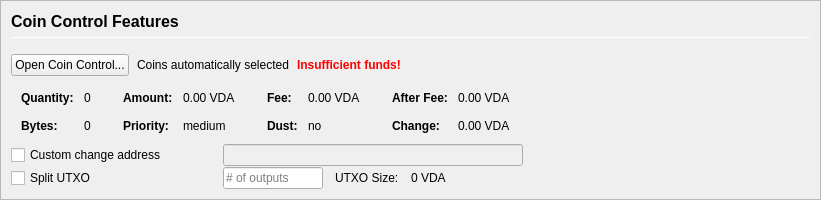
         <widget class="QFrame" name="frameCoinControl">
          <property name="sizePolicy">
           <sizepolicy hsizetype="Expanding" vsizetype="Expanding">
            <horstretch>0</horstretch>
            <verstretch>0</verstretch>
           </sizepolicy>
          </property>
          <property name="maximumSize">
           <size>
            <width>16777215</width>
            <height>16777215</height>
           </size>
          </property>
          <property name="frameShape">
           <enum>QFrame::StyledPanel</enum>
          </property>
          <property name="frameShadow">
           <enum>QFrame::Sunken</enum>
          </property>
          <layout class="QVBoxLayout" name="verticalLayoutCoinControl2">
           <property name="spacing">
            <number>0</number>
           </property>
           <property name="margin">
            <number>0</number>
           </property>
           <item>
            <widget class="QFrame" name="frameCoinControl_BG">
             <layout class="QVBoxLayout" name="verticalLayoutCoinControl" stretch="0,0,0,0,0,0">
              <property name="spacing">
               <number>1</number>
              </property>
              <property name="leftMargin">
               <number>10</number>
              </property>
              <property name="topMargin">
               <number>10</number>
              </property>
              <item>
               <layout class="QHBoxLayout" name="horizontalLayoutCoinControl1">
                <property name="bottomMargin">
                 <number>15</number>
                </property>
                <item>
                 <layout class="QVBoxLayout" name="verticalLayout_3">
                  <property name="spacing">
                   <number>6</number>
                  </property>
                  <item>
                   <widget class="QLabel" name="labelCoinControlFeatures">
                    <property name="sizePolicy">
                     <sizepolicy hsizetype="Preferred" vsizetype="Maximum">
                      <horstretch>0</horstretch>
                      <verstretch>0</verstretch>
                     </sizepolicy>
                    </property>
                    <property name="minimumSize">
                     <size>
                      <width>0</width>
                      <height>20</height>
                     </size>
                    </property>
                    <property name="font">
                     <font>
                      <pointsize>12</pointsize>
                      <weight>75</weight>
                      <bold>true</bold>
                     </font>
                    </property>
                    <property name="styleSheet">
                     <string notr="true">font-weight:bold;</string>
                    </property>
                    <property name="text">
                     <string>Coin Control Features</string>
                    </property>
                   </widget>
                  </item>
                  <item>
                   <widget class="Line" name="line">
                    <property name="minimumSize">
                     <size>
                      <width>0</width>
                      <height>1</height>
                     </size>
                    </property>
                    <property name="maximumSize">
                     <size>
                      <width>16777215</width>
                      <height>1</height>
                     </size>
                    </property>
                    <property name="orientation">
                     <enum>Qt::Horizontal</enum>
                    </property>
                   </widget>
                  </item>
                 </layout>
                </item>
               </layout>
              </item>
              <item>
               <layout class="QHBoxLayout" name="horizontalLayoutCoinControl2" stretch="0,0,0,0">
                <property name="spacing">
                 <number>8</number>
                </property>
                <property name="bottomMargin">
                 <number>10</number>
                </property>
                <item>
                 <widget class="QPushButton" name="pushButtonCoinControl">
                  <property name="styleSheet">
                   <string notr="true"/>
                  </property>
                  <property name="text">
                   <string>Open Coin Control...</string>
                  </property>
                  <property name="autoDefault">
                   <bool>false</bool>
                  </property>
                 </widget>
                </item>
                <item>
                 <widget class="QLabel" name="labelCoinControlAutomaticallySelected">
                  <property name="text">
                   <string>Coins automatically selected</string>
                  </property>
                  <property name="margin">
                   <number>5</number>
                  </property>
                 </widget>
                </item>
                <item>
                 <widget class="QLabel" name="labelCoinControlInsuffFunds">
                  <property name="font">
                   <font>
                    <weight>75</weight>
                    <bold>true</bold>
                   </font>
                  </property>
                  <property name="styleSheet">
                   <string notr="true">color:red;font-weight:bold;</string>
                  </property>
                  <property name="text">
                   <string>Insufficient funds!</string>
                  </property>
                  <property name="margin">
                   <number>5</number>
                  </property>
                 </widget>
                </item>
                <item>
                 <spacer name="horizontalSpacerCoinControl">
                  <property name="orientation">
                   <enum>Qt::Horizontal</enum>
                  </property>
                  <property name="sizeHint" stdset="0">
                   <size>
                    <width>40</width>
                    <height>1</height>
                   </size>
                  </property>
                 </spacer>
                </item>
               </layout>
              </item>
              <item>
               <widget class="QWidget" name="widgetCoinControl" native="true">
                <property name="sizePolicy">
                 <sizepolicy hsizetype="Preferred" vsizetype="Preferred">
                  <horstretch>0</horstretch>
                  <verstretch>0</verstretch>
                 </sizepolicy>
                </property>
                <property name="minimumSize">
                 <size>
                  <width>0</width>
                  <height>0</height>
                 </size>
                </property>
                <property name="styleSheet">
                 <string notr="true"/>
                </property>
                <layout class="QHBoxLayout" name="horizontalLayoutCoinControl5">
                 <property name="margin">
                  <number>0</number>
                 </property>
                 <item>
                  <layout class="QHBoxLayout" name="horizontalLayoutCoinControl3" stretch="0,0,0,1">
                   <property name="spacing">
                    <number>20</number>
                   </property>
                   <property name="topMargin">
                    <number>0</number>
                   </property>
                   <property name="bottomMargin">
                    <number>10</number>
                   </property>
                   <item>
                    <layout class="QFormLayout" name="formLayoutCoinControl1">
                     <property name="horizontalSpacing">
                      <number>10</number>
                     </property>
                     <property name="verticalSpacing">
                      <number>14</number>
                     </property>
                     <property name="leftMargin">
                      <number>10</number>
                     </property>
                     <property name="topMargin">
                      <number>4</number>
                     </property>
                     <property name="rightMargin">
                      <number>6</number>
                     </property>
                     <item row="0" column="0">
                      <widget class="QLabel" name="labelCoinControlQuantityText">
                       <property name="font">
                        <font>
                         <weight>75</weight>
                         <bold>true</bold>
                        </font>
                       </property>
                       <property name="text">
                        <string>Quantity:</string>
                       </property>
                       <property name="margin">
                        <number>0</number>
                       </property>
                      </widget>
                     </item>
                     <item row="0" column="1">
                      <widget class="QLabel" name="labelCoinControlQuantity">
                       <property name="cursor">
                        <cursorShape>IBeamCursor</cursorShape>
                       </property>
                       <property name="contextMenuPolicy">
                        <enum>Qt::ActionsContextMenu</enum>
                       </property>
                       <property name="text">
                        <string notr="true">0</string>
                       </property>
                       <property name="margin">
                        <number>0</number>
                       </property>
                       <property name="textInteractionFlags">
                        <set>Qt::LinksAccessibleByMouse|Qt::TextSelectableByKeyboard|Qt::TextSelectableByMouse</set>
                       </property>
                      </widget>
                     </item>
                     <item row="1" column="0">
                      <widget class="QLabel" name="labelCoinControlBytesText">
                       <property name="font">
                        <font>
                         <weight>75</weight>
                         <bold>true</bold>
                        </font>
                       </property>
                       <property name="text">
                        <string>Bytes:</string>
                       </property>
                      </widget>
                     </item>
                     <item row="1" column="1">
                      <widget class="QLabel" name="labelCoinControlBytes">
                       <property name="cursor">
                        <cursorShape>IBeamCursor</cursorShape>
                       </property>
                       <property name="contextMenuPolicy">
                        <enum>Qt::ActionsContextMenu</enum>
                       </property>
                       <property name="text">
                        <string notr="true">0</string>
                       </property>
                       <property name="textInteractionFlags">
                        <set>Qt::LinksAccessibleByMouse|Qt::TextSelectableByKeyboard|Qt::TextSelectableByMouse</set>
                       </property>
                      </widget>
                     </item>
                    </layout>
                   </item>
                   <item>
                    <layout class="QFormLayout" name="formLayoutCoinControl2">
                     <property name="horizontalSpacing">
                      <number>10</number>
                     </property>
                     <property name="verticalSpacing">
                      <number>14</number>
                     </property>
                     <property name="leftMargin">
                      <number>6</number>
                     </property>
                     <property name="topMargin">
                      <number>4</number>
                     </property>
                     <property name="rightMargin">
                      <number>6</number>
                     </property>
                     <item row="0" column="0">
                      <widget class="QLabel" name="labelCoinControlAmountText">
                       <property name="font">
                        <font>
                         <weight>75</weight>
                         <bold>true</bold>
                        </font>
                       </property>
                       <property name="text">
                        <string>Amount:</string>
                       </property>
                       <property name="margin">
                        <number>0</number>
                       </property>
                      </widget>
                     </item>
                     <item row="0" column="1">
                      <widget class="QLabel" name="labelCoinControlAmount">
                       <property name="cursor">
                        <cursorShape>IBeamCursor</cursorShape>
                       </property>
                       <property name="contextMenuPolicy">
                        <enum>Qt::ActionsContextMenu</enum>
                       </property>
                       <property name="text">
                        <string notr="true">0.00 VDA</string>
                       </property>
                       <property name="textInteractionFlags">
                        <set>Qt::LinksAccessibleByMouse|Qt::TextSelectableByKeyboard|Qt::TextSelectableByMouse</set>
                       </property>
                      </widget>
                     </item>
                     <item row="1" column="0">
                      <widget class="QLabel" name="labelCoinControlPriorityText">
                       <property name="font">
                        <font>
                         <weight>75</weight>
                         <bold>true</bold>
                        </font>
                       </property>
                       <property name="text">
                        <string>Priority:</string>
                       </property>
                      </widget>
                     </item>
                     <item row="1" column="1">
                      <widget class="QLabel" name="labelCoinControlPriority">
                       <property name="cursor">
                        <cursorShape>IBeamCursor</cursorShape>
                       </property>
                       <property name="contextMenuPolicy">
                        <enum>Qt::ActionsContextMenu</enum>
                       </property>
                       <property name="text">
                        <string>medium</string>
                       </property>
                       <property name="textInteractionFlags">
                        <set>Qt::LinksAccessibleByMouse|Qt::TextSelectableByKeyboard|Qt::TextSelectableByMouse</set>
                       </property>
                      </widget>
                     </item>
                    </layout>
                   </item>
                   <item>
                    <layout class="QFormLayout" name="formLayoutCoinControl3">
                     <property name="horizontalSpacing">
                      <number>10</number>
                     </property>
                     <property name="verticalSpacing">
                      <number>14</number>
                     </property>
                     <property name="leftMargin">
                      <number>6</number>
                     </property>
                     <property name="topMargin">
                      <number>4</number>
                     </property>
                     <property name="rightMargin">
                      <number>6</number>
                     </property>
                     <item row="0" column="0">
                      <widget class="QLabel" name="labelCoinControlFeeText">
                       <property name="font">
                        <font>
                         <weight>75</weight>
                         <bold>true</bold>
                        </font>
                       </property>
                       <property name="text">
                        <string>Fee:</string>
                       </property>
                       <property name="margin">
                        <number>0</number>
                       </property>
                      </widget>
                     </item>
                     <item row="0" column="1">
                      <widget class="QLabel" name="labelCoinControlFee">
                       <property name="cursor">
                        <cursorShape>IBeamCursor</cursorShape>
                       </property>
                       <property name="contextMenuPolicy">
                        <enum>Qt::ActionsContextMenu</enum>
                       </property>
                       <property name="text">
                        <string notr="true">0.00 VDA</string>
                       </property>
                       <property name="textInteractionFlags">
                        <set>Qt::LinksAccessibleByMouse|Qt::TextSelectableByKeyboard|Qt::TextSelectableByMouse</set>
                       </property>
                      </widget>
                     </item>
                     <item row="1" column="0">
                      <widget class="QLabel" name="labelCoinControlLowOutputText">
                       <property name="font">
                        <font>
                         <weight>75</weight>
                         <bold>true</bold>
                        </font>
                       </property>
                       <property name="text">
                        <string>Dust:</string>
                       </property>
                      </widget>
                     </item>
                     <item row="1" column="1">
                      <widget class="QLabel" name="labelCoinControlLowOutput">
                       <property name="cursor">
                        <cursorShape>IBeamCursor</cursorShape>
                       </property>
                       <property name="contextMenuPolicy">
                        <enum>Qt::ActionsContextMenu</enum>
                       </property>
                       <property name="text">
                        <string>no</string>
                       </property>
                       <property name="textInteractionFlags">
                        <set>Qt::LinksAccessibleByMouse|Qt::TextSelectableByKeyboard|Qt::TextSelectableByMouse</set>
                       </property>
                      </widget>
                     </item>
                    </layout>
                   </item>
                   <item>
                    <layout class="QFormLayout" name="formLayoutCoinControl4">
                     <property name="horizontalSpacing">
                      <number>10</number>
                     </property>
                     <property name="verticalSpacing">
                      <number>14</number>
                     </property>
                     <property name="leftMargin">
                      <number>6</number>
                     </property>
                     <property name="topMargin">
                      <number>4</number>
                     </property>
                     <property name="rightMargin">
                      <number>6</number>
                     </property>
                     <item row="0" column="0">
                      <widget class="QLabel" name="labelCoinControlAfterFeeText">
                       <property name="font">
                        <font>
                         <weight>75</weight>
                         <bold>true</bold>
                        </font>
                       </property>
                       <property name="text">
                        <string>After Fee:</string>
                       </property>
                       <property name="margin">
                        <number>0</number>
                       </property>
                      </widget>
                     </item>
                     <item row="0" column="1">
                      <widget class="QLabel" name="labelCoinControlAfterFee">
                       <property name="cursor">
                        <cursorShape>IBeamCursor</cursorShape>
                       </property>
                       <property name="contextMenuPolicy">
                        <enum>Qt::ActionsContextMenu</enum>
                       </property>
                       <property name="text">
                        <string notr="true">0.00 VDA</string>
                       </property>
                       <property name="textInteractionFlags">
                        <set>Qt::LinksAccessibleByMouse|Qt::TextSelectableByKeyboard|Qt::TextSelectableByMouse</set>
                       </property>
                      </widget>
                     </item>
                     <item row="1" column="0">
                      <widget class="QLabel" name="labelCoinControlChangeText">
                       <property name="font">
                        <font>
                         <weight>75</weight>
                         <bold>true</bold>
                        </font>
                       </property>
                       <property name="text">
                        <string>Change:</string>
                       </property>
                      </widget>
                     </item>
                     <item row="1" column="1">
                      <widget class="QLabel" name="labelCoinControlChange">
                       <property name="cursor">
                        <cursorShape>IBeamCursor</cursorShape>
                       </property>
                       <property name="contextMenuPolicy">
                        <enum>Qt::ActionsContextMenu</enum>
                       </property>
                       <property name="text">
                        <string notr="true">0.00 VDA</string>
                       </property>
                       <property name="textInteractionFlags">
                        <set>Qt::LinksAccessibleByMouse|Qt::TextSelectableByKeyboard|Qt::TextSelectableByMouse</set>
                       </property>
                      </widget>
                     </item>
                    </layout>
                   </item>
                  </layout>
                 </item>
                </layout>
               </widget>
              </item>
              <item>
               <layout class="QHBoxLayout" name="horizontalLayoutCoinControl4">
                <property name="spacing">
                 <number>12</number>
                </property>
                <property name="sizeConstraint">
                 <enum>QLayout::SetDefaultConstraint</enum>
                </property>
                <property name="topMargin">
                 <number>0</number>
                </property>
                <property name="rightMargin">
                 <number>0</number>
                </property>
                <item>
                 <widget class="QCheckBox" name="checkBoxCoinControlChange">
                  <property name="sizePolicy">
                   <sizepolicy hsizetype="Preferred" vsizetype="Preferred">
                    <horstretch>0</horstretch>
                    <verstretch>0</verstretch>
                   </sizepolicy>
                  </property>
                  <property name="minimumSize">
                   <size>
                    <width>200</width>
                    <height>0</height>
                   </size>
                  </property>
                  <property name="maximumSize">
                   <size>
                    <width>200</width>
                    <height>16777215</height>
                   </size>
                  </property>
                  <property name="toolTip">
                   <string>If this is activated, but the change address is empty or invalid, change will be sent to a newly generated address.</string>
                  </property>
                  <property name="text">
                   <string>Custom change address</string>
                  </property>
                 </widget>
                </item>
                <item>
                 <widget class="QValidatedLineEdit" name="lineEditCoinControlChange">
                  <property name="enabled">
                   <bool>false</bool>
                  </property>
                  <property name="sizePolicy">
                   <sizepolicy hsizetype="Preferred" vsizetype="Preferred">
                    <horstretch>0</horstretch>
                    <verstretch>0</verstretch>
                   </sizepolicy>
                  </property>
                  <property name="minimumSize">
                   <size>
                    <width>300</width>
                    <height>0</height>
                   </size>
                  </property>
                 </widget>
                </item>
                <item>
                 <widget class="QLabel" name="labelCoinControlChangeLabel">
                  <property name="sizePolicy">
                   <sizepolicy hsizetype="Preferred" vsizetype="Preferred">
                    <horstretch>0</horstretch>
                    <verstretch>0</verstretch>
                   </sizepolicy>
                  </property>
                  <property name="minimumSize">
                   <size>
                    <width>100</width>
                    <height>0</height>
                   </size>
                  </property>
                  <property name="text">
                   <string/>
                  </property>
                  <property name="margin">
                   <number>3</number>
                  </property>
                 </widget>
                </item>
               </layout>
              </item>
              <item>
               <layout class="QHBoxLayout" name="horizontalLayoutCoinControl6">
                <property name="spacing">
                 <number>12</number>
                </property>
                <property name="rightMargin">
                 <number>0</number>
                </property>
                <item>
                 <widget class="QCheckBox" name="splitBlockCheckBox">
                  <property name="sizePolicy">
                   <sizepolicy hsizetype="Preferred" vsizetype="Preferred">
                    <horstretch>0</horstretch>
                    <verstretch>0</verstretch>
                   </sizepolicy>
                  </property>
                  <property name="minimumSize">
                   <size>
                    <width>200</width>
                    <height>0</height>
                   </size>
                  </property>
                  <property name="maximumSize">
                   <size>
                    <width>200</width>
                    <height>16777215</height>
                   </size>
                  </property>
                  <property name="text">
                   <string>Split UTXO</string>
                  </property>
                 </widget>
                </item>
                <item>
                 <widget class="QLineEdit" name="splitBlockLineEdit">
                  <property name="sizePolicy">
                   <sizepolicy hsizetype="Preferred" vsizetype="Preferred">
                    <horstretch>50</horstretch>
                    <verstretch>0</verstretch>
                   </sizepolicy>
                  </property>
                  <property name="minimumSize">
                   <size>
                    <width>100</width>
                    <height>0</height>
                   </size>
                  </property>
                  <property name="maximumSize">
                   <size>
                    <width>100</width>
                    <height>16777215</height>
                   </size>
                  </property>
                  <property name="placeholderText">
                   <string># of outputs</string>
                  </property>
                 </widget>
                </item>
                <item>
                 <widget class="QLabel" name="labelBlockSizeText">
                  <property name="text">
                   <string>UTXO Size:</string>
                  </property>
                 </widget>
                </item>
                <item>
                 <widget class="QLabel" name="labelBlockSize">
                  <property name="text">
                   <string>0 VDA</string>
                  </property>
                 </widget>
                </item>
                <item>
                 <spacer name="horizontalSpacer_7">
                  <property name="orientation">
                   <enum>Qt::Horizontal</enum>
                  </property>
                  <property name="sizeHint" stdset="0">
                   <size>
                    <width>40</width>
                    <height>20</height>
                   </size>
                  </property>
                 </spacer>
                </item>
               </layout>
              </item>
              <item>
               <spacer name="verticalSpacerCoinControl">
                <property name="orientation">
                 <enum>Qt::Vertical</enum>
                </property>
                <property name="sizeHint" stdset="0">
                 <size>
                  <width>800</width>
                  <height>1</height>
                 </size>
                </property>
               </spacer>
              </item>
             </layout>
            </widget>
           </item>
          </layout>
         </widget>
